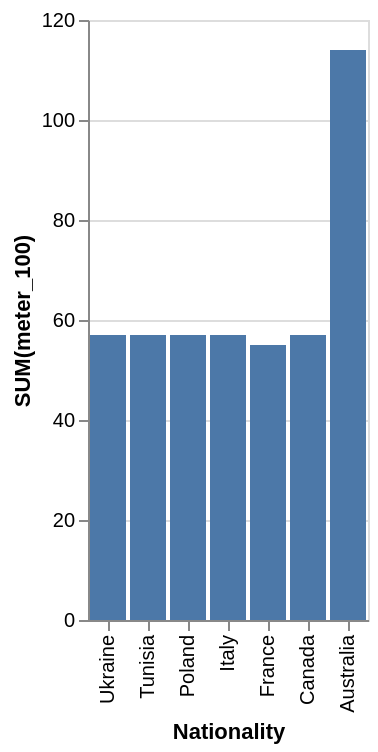

Source (Vega-Lite JSON):
### Vega-Lite specification from a JSON file in a GitHub repository (floating-point values rounded to 4 significant figures)
{"data": {"values": [{"x_data": "Australia", "y_data": 114}, {"x_data": "Canada", "y_data": 57}, {"x_data": "France", "y_data": 55}, {"x_data": "Italy", "y_data": 57}, {"x_data": "Poland", "y_data": 57}, {"x_data": "Tunisia", "y_data": 57}, {"x_data": "Ukraine", "y_data": 57}]}, "mark": "bar", "encoding": {"x": {"field": "x_data", "type": "nominal", "title": "Nationality", "sort": "descending"}, "y": {"field": "y_data", "type": "quantitative", "title": "SUM(meter_100)"}}}
